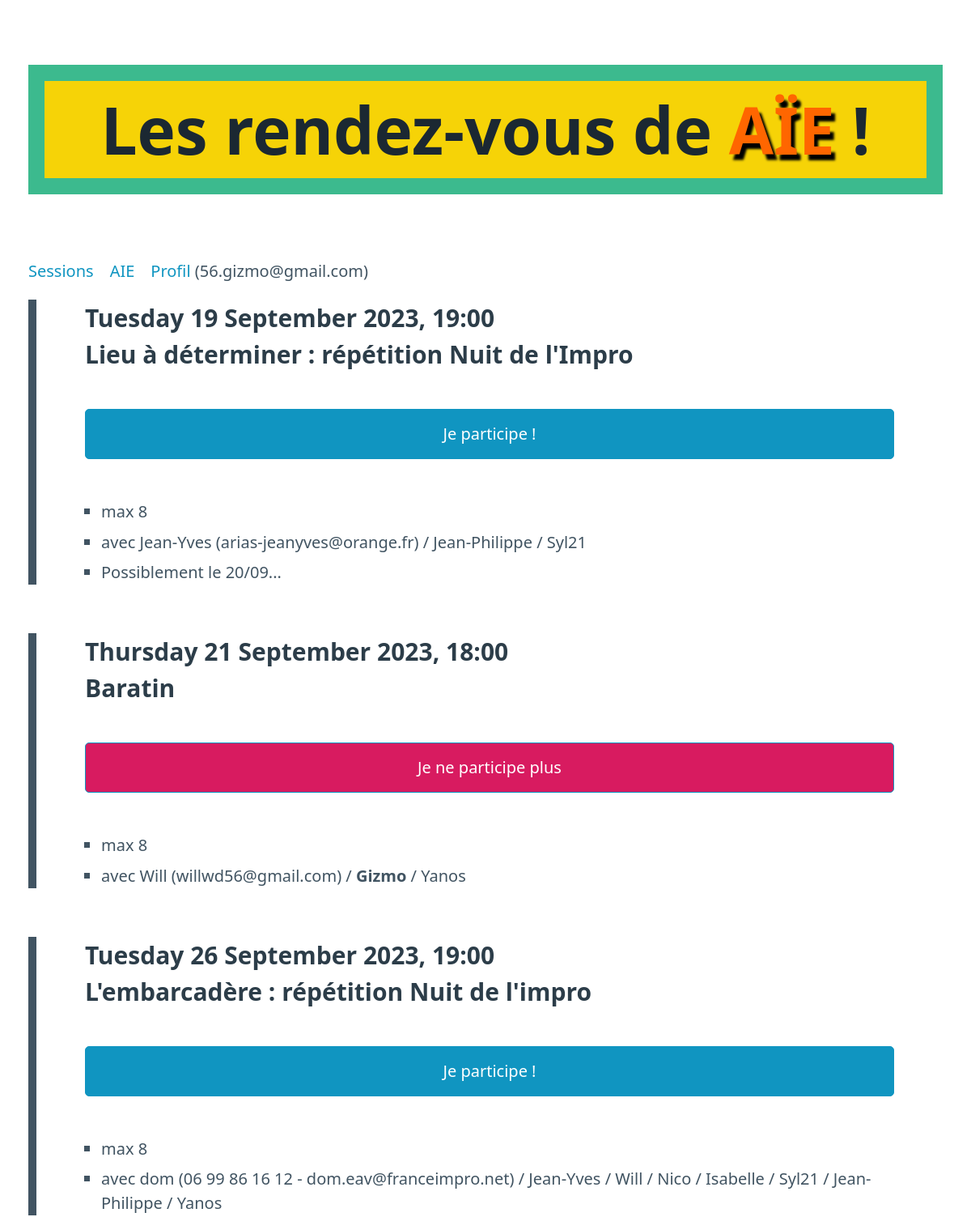
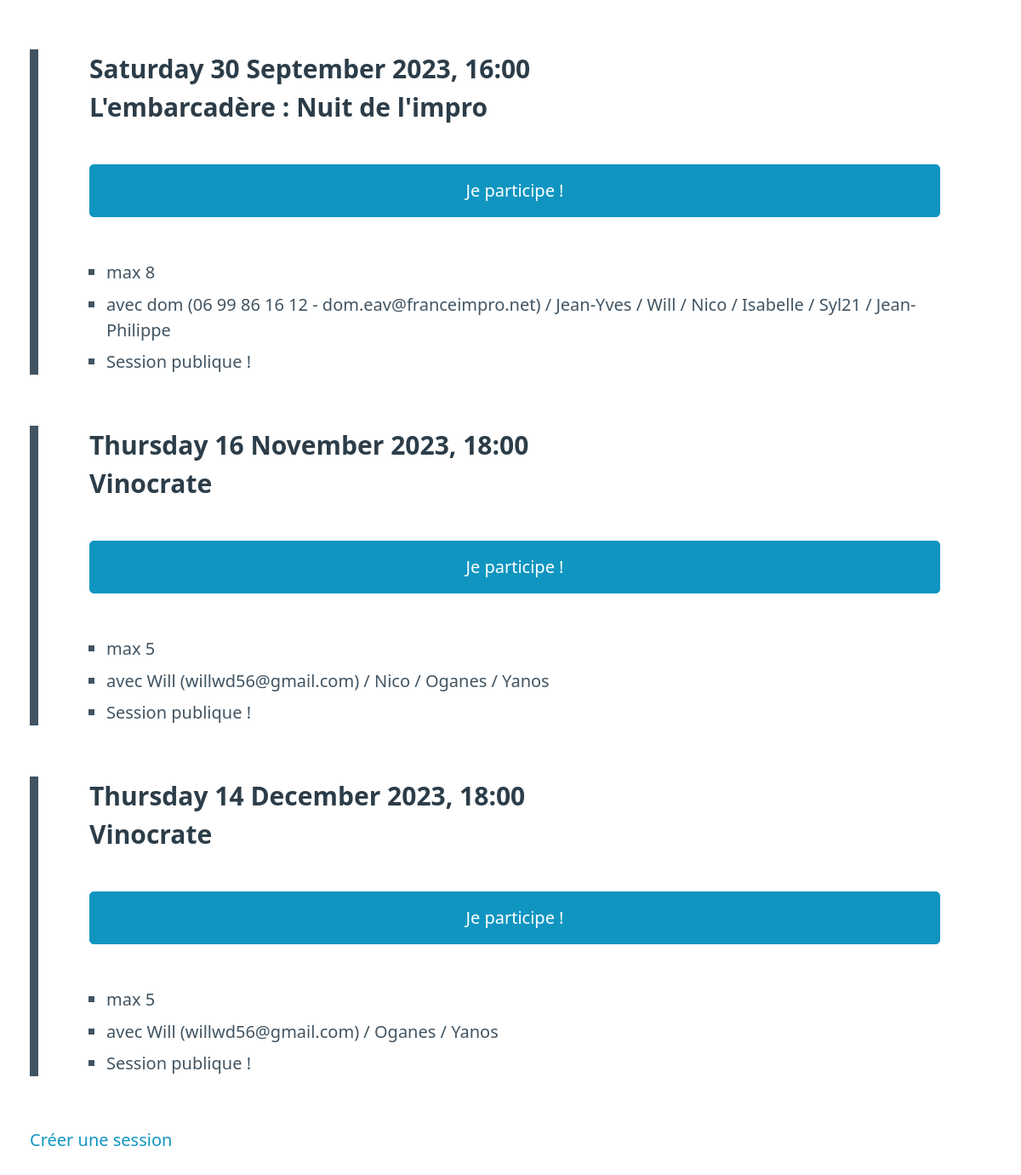
/1c0469f96f9744edac6c5b088865e01d/sessions/, run on the app's committed database (2 pictures, top to bottom).
### models.py (models this page shows)
class Member(Model):
    uuid = UUIDField(index=True, unique=True)
    name = CharField(unique=True, default='')
    email = CharField(index=True, unique=True, default='')
    phone = CharField(default='')
    infos = TextField(default='')
    admin = BooleanField(default=False)
    class Meta:
        database = db

class Session(Model):
    place = CharField(default='')
    when = DateTimeField()
    notes = TextField(default='')
    public = BooleanField(default=False)
    max_attendees = IntegerField()
    class Meta:
        database = db

class SessionAttendee(Model):
    session = ForeignKeyField(Session, index=True, backref='attendees')
    member = ForeignKeyField(Member)
    lead = BooleanField()
    class Meta:
        database = db

### server.py (the view, shortened to what this page needs)
@app.route('/<uuid>/sessions/', methods=['GET', 'POST'])
def sessions(uuid):
    member = Member.get(Member.uuid == uuid)
    sessions = Session.select().where(Session.when > datetime.now().date()).order_by(Session.when.asc())
    return render_template('sessions.html', sessions=sessions, uuid=uuid, member=member, SessionAttendee=SessionAttendee)

### server.py (called while the page is built)
@app.before_request
def _db_connect():
    db.connect()

@app.teardown_request
def _db_close(exc):
    if not db.is_closed():
        db.close()

### templates/sessions.html (shortened to what this page needs)
{% extends "base.html" %}
{% block content %}
{% for session in sessions %}
{% set participation = SessionAttendee.get_or_none(SessionAttendee.member == member, SessionAttendee.session == session) %}
{% set session_date = session.when.strftime('%A %d %B %Y, %H:%M') %}
<div class="session">
  <h3>
    {% if member.admin or participation and participation.lead %}
    <a href="{{ url_for('edit_session', uuid=member.uuid, session_id=session.id) }}">{{ session_date }}</a>
    {% else %}
    {{ session_date }}
    {% endif %}
    <br/>{{ session.place }}
  </h3>
  <form method="POST">
    {% if participation %}
    <input type="submit" class="warning" value="Je ne participe plus"></input>
    {% else %}
    <input type="submit" value="Je participe !"></input>
    {% endif %}
  </form>
  <ul>
    {% if session.max_attendees %}
    <li>max {{ session.max_attendees }}</li>
    {% endif %}
    <li>avec
      {% for attendee in session.attendees %}
      {% if not loop.first %} / {% endif %}
      {% if attendee.member == member %}
      <b>{{ attendee.member.name }}</b>
      {% else %}
      {{ attendee.member.name }}
      {% endif %}
      {% if attendee.lead %}
      ({% if attendee.member.phone %}{{ attendee.member.phone }} - {% endif %}{{ attendee.member.email }})
      {% endif %}
      {% endfor %}
    </li>
    {% if session.notes %}
    <li>
      {{ session.notes }}
    </li>
    {% endif %}
    {% if session.public %}
    <li>
      Session publique !
    </li>
    {% endif %}
  </ul>
</div>
{% endfor %}
<a href="{{ url_for('edit_session', uuid=member.uuid) }}">Créer une session</a>
{% endblock %}

### templates/base.html (shortened to what this page needs)
<!DOCTYPE html>
<html lang="fr">
  <head>
    <link rel="stylesheet" href="/static/pico.min.css">
  </head>
  <body>
    <main class="container">
      <h1>Les rendez-vous de <span class="aie">AÏE</span> !</h1>
      {% if member %}
      <nav>
	<ul>
	  <li><a href="{{ url_for('sessions', uuid=member.uuid) }}">Sessions</a></li>
	  <li><a href="https://aie.franceimpro.net">AIE</a></li>
	  <li><a href="{{ url_for('profile', uuid=member.uuid) }}">Profil</a> ({{ member.email }})</li>
	</ul>
      </nav>
      {% endif %}
      {% block content %}
      {% endblock %}
    </main>
  </body>
</html>

### templates/base.html (style rules this page uses)
:root .warning { --background-color: #d81b60; }
:root .session { padding: 0em 3em; border-left: 0.5em solid; margin-bottom: 3em; }
h1 { background-color: #f6d307; padding: 0em; text-align: center; border: 20px solid #3cba8e; font-size: 4em; }
:root span.aie { color: #ff6600 !important; text-shadow: black 5px 7px 3px; }

### data on the page
Member: email "56.gizmo@gmail.com"
SessionAttendee: member.name "Jean-Yves", member.email "arias-jeanyves@orange.fr"
SessionAttendee: member.name "Jean-Philippe"
SessionAttendee: member.name "Syl21"
SessionAttendee: member.name "Will", member.email "willwd56@gmail.com"
SessionAttendee: member.name "Gizmo"
SessionAttendee: member.name "Yanos"
SessionAttendee: member.name "dom", member.phone "06 99 86 16 12", member.email "dom.eav@franceimpro.net"
SessionAttendee: member.name "Jean-Yves"
SessionAttendee: member.name "Will"
SessionAttendee: member.name "Nico"
SessionAttendee: member.name "Isabelle"
SessionAttendee: member.name "Syl21"
SessionAttendee: member.name "Jean-Philippe"
SessionAttendee: member.name "Yanos"
SessionAttendee: member.name "dom", member.phone "06 99 86 16 12", member.email "dom.eav@franceimpro.net"
SessionAttendee: member.name "Jean-Yves"
SessionAttendee: member.name "Will"
SessionAttendee: member.name "Nico"
SessionAttendee: member.name "Isabelle"
SessionAttendee: member.name "Syl21"
SessionAttendee: member.name "Jean-Philippe"
SessionAttendee: member.name "Will", member.email "willwd56@gmail.com"
SessionAttendee: member.name "Nico"
SessionAttendee: member.name "Oganes"
SessionAttendee: member.name "Yanos"
SessionAttendee: member.name "Will", member.email "willwd56@gmail.com"
SessionAttendee: member.name "Oganes"
SessionAttendee: member.name "Yanos"

### other printed values
{{ session_date }} "Tuesday 19 September 2023, 19:00"
{{ session.place }} "Lieu à déterminer : répétition Nuit de l'Impro"
{{ session.max_attendees }} "8"
{{ session.notes }} "Possiblement le 20/09..."
{{ session_date }} "Thursday 21 September 2023, 18:00"
{{ session.place }} "Baratin"
{{ session_date }} "Tuesday 26 September 2023, 19:00"
{{ session.place }} "L'embarcadère : répétition Nuit de l'impro"
{{ session_date }} "Saturday 30 September 2023, 16:00"
{{ session.place }} "L'embarcadère : Nuit de l'impro"
{{ session_date }} "Thursday 16 November 2023, 18:00"
{{ session.place }} "Vinocrate"
{{ session.max_attendees }} "5"
{{ session_date }} "Thursday 14 December 2023, 18:00"
